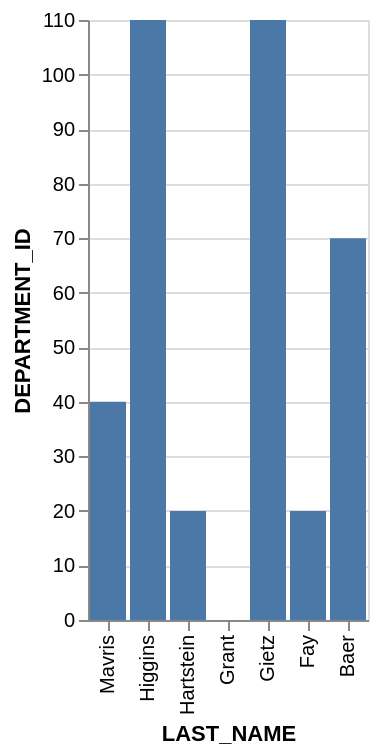

Write the Vega-Lite specification saved for this chart.
### Vega-Lite specification from a JSON file in a GitHub repository (floating-point values rounded to 4 significant figures)
{"data": {"values": [{"x_data": "Mavris", "y_data": 40}, {"x_data": "Higgins", "y_data": 110}, {"x_data": "Hartstein", "y_data": 20}, {"x_data": "Grant", "y_data": 0}, {"x_data": "Gietz", "y_data": 110}, {"x_data": "Fay", "y_data": 20}, {"x_data": "Baer", "y_data": 70}]}, "mark": "bar", "encoding": {"x": {"field": "x_data", "type": "nominal", "title": "LAST_NAME", "sort": "descending"}, "y": {"field": "y_data", "type": "quantitative", "title": "DEPARTMENT_ID"}}}
